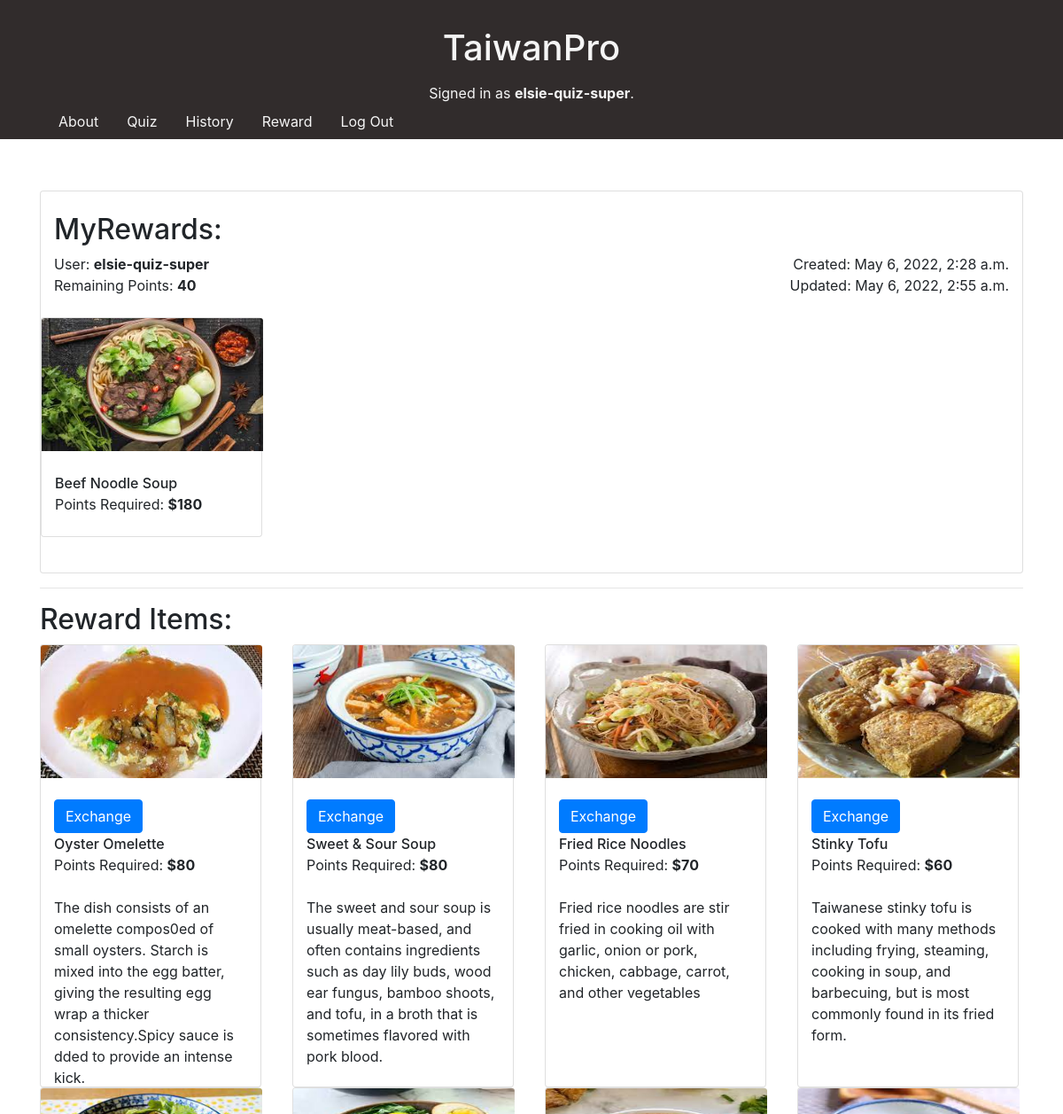
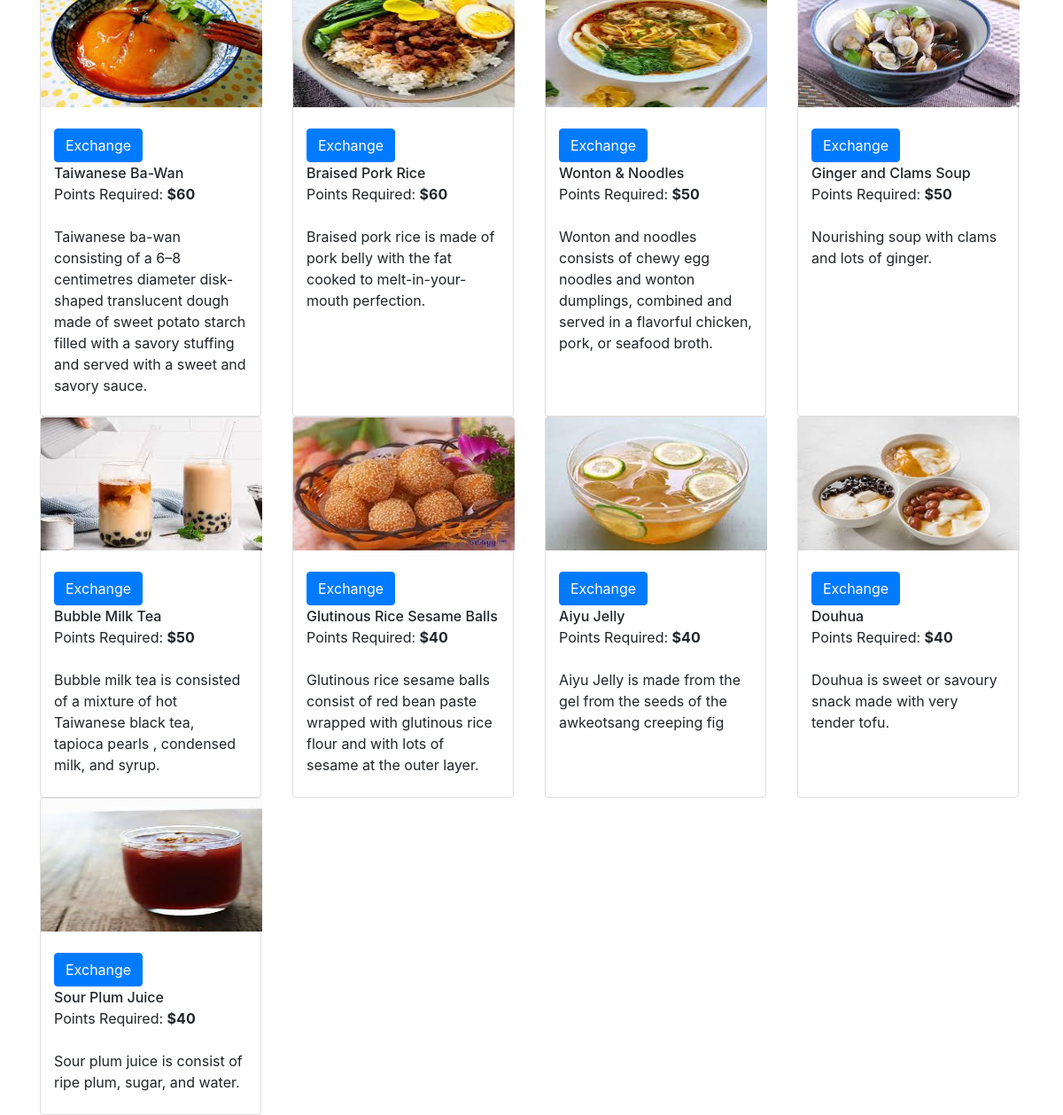
The page /reward_view (signed in) on the database its author committed (2 pictures, top to bottom).
### quiz/models.py (models this page shows)
class User(AbstractUser):
    pass

class MyReward(models.Model):
    user = models.ForeignKey(User, related_name="myrewards", on_delete=models.CASCADE)
    rewards = models.ManyToManyField(RewardMenu, related_name="myrewards", blank=True)
    points = models.IntegerField(default=0)
    created_time = models.DateTimeField(auto_now_add=True)
    updated_time = models.DateTimeField(auto_now=True)
    def __str__(self):
        return f"User: {self.user}-Points: {self.points}-Rewards:{self.rewards}"

class RewardMenu(models.Model):
    name = models.CharField(max_length=300)
    description = models.CharField(max_length=500)
    image = models.ImageField(upload_to='images/')
    points = models.IntegerField()
    def __str__(self):
        return f"Reward: {self.name}-Points: {self.points}"

### quiz/views.py (the view)
# urls.py: path("reward_view", views.reward_view, name="reward_view"),
@login_required
def reward_view(request):
    current_user = User.objects.get(id=request.user.id)
    try:
        obj = MyReward.objects.get(user=current_user)
        print(f"obj: {obj}")
        array = obj.rewards.all()
        r_ids = []
        for i in array:
            r_id = i.id
            print(f"type: {type(r_id)}")
            r_ids.append(r_id)
        rewards = RewardMenu.objects.filter(id__in=r_ids).all()
        print(f"rewards: {rewards}")
        items = RewardMenu.objects.exclude(id__in=r_ids).all()
    except MyReward.DoesNotExist:
        obj = None
        rewards = None
        items = RewardMenu.objects.all()
    return render(request, "quiz/reward.html",{
        "items": items,
        "obj": obj,
        "rewards": rewards
    })

### quiz/templates/quiz/reward.html (shortened to what this page needs)
{% extends "quiz/layout.html" %}
{% block body %}
<div class="container">
    <div class="card reward-container">
        <br>
        <h2 class="margins">MyRewards:</h2>
        {% if obj %}
            <div class="card-text margins">
                <div class="inlineleft">User: <strong>{{ obj.user }}</strong>&nbsp;&nbsp;&nbsp;</div>
                <div class="inlineright">Created: {{ obj.created_time }}</div>
            </div>
            <div class="card-text margins">
                <div class="inlineleft" id="remaining_points">Remaining Points: <strong>{{ obj.points }}</strong>&nbsp;&nbsp;&nbsp;</div>
                <div class="inlineright" id="update_time">Updated: {{ obj.updated_time }}</div>
            </div>
            <br>
            <div id="reward_view" class="row">
            {% if rewards %}
                {% for i in rewards %}
                <div class="col-sm-3" >
                    <div class="card" style="max-width:250px; max-height: 500px;">
                        <img class="card-img-top" src='{{ MEDIA_URL }}{{ i.image }}' alt="Card image" style="width:250px; height:150px;">
                        <br>
                        <div class="card-text margins">
                            <span style="font-size: medium; font-weight: 500;">{{ i.name }}</span>
                        </div>
                        <div class="card-text margins">
                            <span style="font-size: medium;">Points Required:&nbsp;<strong>${{ i.points }}</strong></span>
                        </div>
                        <br>
                    </div>
                </div>
                {% endfor %}
            {% else %}
                <p class="false margins" id="no_reward">You do not have any reward items!</p>
            {% endif %}
            </div>
        {% endif %}
        <br>
        <div class="card-text margins">
        </div>
    </div>
    <hr>
    <h2>Reward Items:</h2>
    <div class="menu-container row">
        {% for i in items %}
        <div class="col-sm-3" data-menuid="{{ i.id }}">
            <div class="card" style="max-width:250px; max-height: 500px;">
                <img class="card-img-top" src="{{ MEDIA_URL }}{{ i.image }}" alt="Card image" style="width:250px; height:150px;">
                <br>
                <div class="card-text margins">
                    <button type="button" class="sub_btn btn btn-primary add_button" data-addid="{{ i.id }}" id="addid_{{ i.id }}">Exchange</button>
                </div>
                <div class="card-text margins">
                    <span style="font-size: medium; font-weight: 500;">{{ i.name }}</span>
                </div>
                <div class="card-text margins">
                    <span style="font-size: medium;">Points Required:&nbsp;<strong>${{ i.points }}</strong></span>
                </div>
                <br>
                <div class="card-text margins">
                    {{ i.description }}
                </div>
                <br>
            </div>
        </div>
        {% endfor %}
    </div>
</div>
{% endblock %}

### quiz/templates/quiz/layout.html (shortened to what this page needs)
{% load static %}
<!DOCTYPE html>
<html lang="en">
    <head>
        <link rel="stylesheet" href="https://stackpath.bootstrapcdn.com/bootstrap/4.4.1/css/bootstrap.min.css">
        <link rel="stylesheet" href="{% static 'quiz/styles.css' %}?{% now 'U' %}" type="text/css">
        <link rel="stylesheet" href="https://maxcdn.bootstrapcdn.com/bootstrap/4.5.2/css/bootstrap.min.css">
    </head>
    <body>
        <div style="background-color:rgb(49, 44, 44); text-align: center; color: whitesmoke;">
            <h1 style='padding-top: 30px;padding-bottom:5px;margin-bottom: 10px;'>TaiwanPro</h1>
            <ul class="nav justify-content-center">
                {% if user.is_authenticated %}
                <li class="nav-item">
                    Signed in as <strong>{{ user.username }}</strong>.
                </li>
                {% else %}
                <li class="nav-item">
                    Not signed in.
                </li>
                {% endif %}
            </ul>
            <ul class="nav" style="margin-left: 50px;">
                <li class="nav-item">
                    <a class="nav-link" href="{% url 'index' %}" style="color: whitesmoke;">About</a>
                </li>
                {% if user.is_authenticated %}
                    <li class="nav-item">
                        <a class="nav-link" href="{% url 'quiz_view' %}" style="color: whitesmoke;">Quiz</a>
                    </li>
                    <li class="nav-item">
                        <a class="nav-link" href="{% url 'history_view' %}" style="color: whitesmoke;">History</a>
                    </li>
                    <li class="nav-item">
                        <a class="nav-link" href="{% url 'reward_view' %}" style="color: whitesmoke;">Reward</a>
                    </li>
                    <li class="nav-item">
                        <a class="nav-link" href="{% url 'logout_view' %}" style="color: whitesmoke;">Log Out</a>
                    </li>
                {% endif %}
            </ul>
        </div>
        <br>
        <br>
        {% block body %}
        {% endblock %}
    </body>
</html>

### quiz/static/quiz/styles.css (style rules this page uses)
.container { margin-left: 50px; margin-right: 50px; margin-top: 10px; }
.inlineleft { float: left; }
.inlineright { float: right; }
.row { display: flex; flex-wrap: wrap; }
.row > div[class*='col-'] { display: flex; }
.margins { margin-left: 15px; margin-right: 15px; }

### rows shown on the page
User: username "elsie-quiz-super"
MyReward: user "elsie-quiz-super", created_time "May 6, 2022, 2:28 a.m.", points "40", updated_time "May 6, 2022, 2:55 a.m."
RewardMenu: image (picture), name "Beef Noodle Soup", points "180"
RewardMenu: image (picture), name "Oyster Omelette", points "80", description "The dish consists of an omelette compos0ed of small oysters. Starch is mixed into the egg batter, giving the resulting egg wrap a thicker consistency.Spicy sauce is dded to provide an intense kick."
RewardMenu: image (picture), name "Sweet & Sour Soup", points "80", description "The sweet and sour soup is usually meat-based, and often contains ingredients such as day lily buds, wood ear fungus, bamboo shoots, and tofu, in a broth that is sometimes flavored with pork blood."
RewardMenu: image (picture), name "Fried Rice Noodles", points "70", description "Fried rice noodles are stir fried in cooking oil with garlic, onion or pork, chicken, cabbage, carrot, and other vegetables"
RewardMenu: image (picture), name "Stinky Tofu", points "60", description "Taiwanese stinky tofu is cooked with many methods including frying, steaming, cooking in soup, and barbecuing, but is most commonly found in its fried form."
RewardMenu: image (picture), name "Taiwanese Ba-Wan", points "60", description "Taiwanese ba-wan consisting of a 6–8 centimetres diameter disk-shaped translucent dough made of sweet potato starch filled with a savory stuffing and served with a sweet and savory sauce."
RewardMenu: image (picture), name "Braised Pork Rice", points "60", description "Braised pork rice is made of pork belly with the fat cooked to melt-in-your-mouth perfection."
RewardMenu: image (picture), name "Wonton & Noodles", points "50", description "Wonton and noodles consists of chewy egg noodles and wonton dumplings, combined and served in a flavorful chicken, pork, or seafood broth."
RewardMenu: image (picture), name "Ginger and Clams Soup", points "50", description "Nourishing soup with clams and lots of ginger."
RewardMenu: image (picture), name "Bubble Milk Tea", points "50", description "Bubble milk tea is consisted of a mixture of hot Taiwanese black tea, tapioca pearls , condensed milk, and syrup."
RewardMenu: image (picture), name "Glutinous Rice Sesame Balls", points "40", description "Glutinous rice sesame balls consist of red bean paste wrapped with glutinous rice flour and with lots of sesame at the outer layer."
RewardMenu: image (picture), name "Aiyu Jelly", points "40", description "Aiyu Jelly is made from the gel from the seeds of the awkeotsang creeping fig"
RewardMenu: image (picture), name "Douhua", points "40", description "Douhua is sweet or savoury snack made with very tender tofu."
RewardMenu: image (picture), name "Sour Plum Juice", points "40", description "Sour plum juice is consist of ripe plum, sugar, and water."
